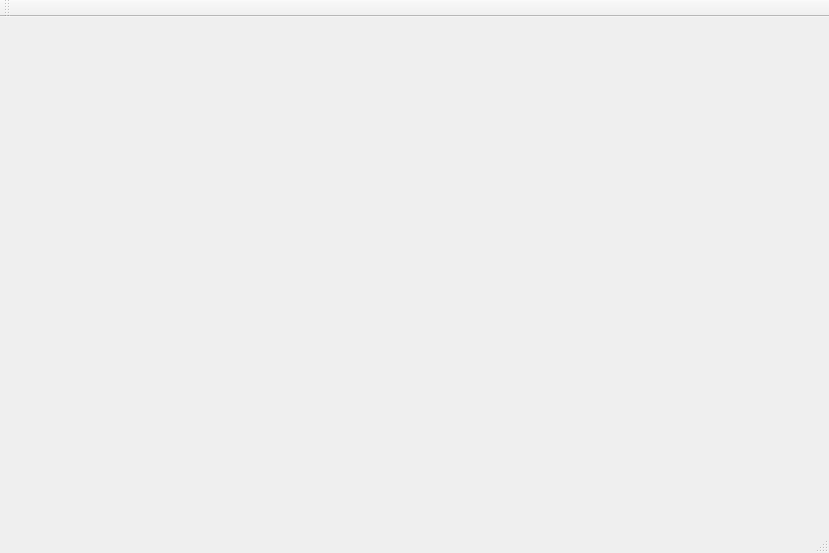
<?xml version="1.0" encoding="UTF-8"?>
<ui version="4.0">
 <class>MainWindow</class>
 <widget class="QMainWindow" name="MainWindow">
  <property name="geometry">
   <rect>
    <x>0</x>
    <y>0</y>
    <width>829</width>
    <height>553</height>
   </rect>
  </property>
  <property name="windowTitle">
   <string>MainWindow</string>
  </property>
  <widget class="QWidget" name="centralWidget"/>
  <widget class="QMenuBar" name="menuBar">
   <property name="geometry">
    <rect>
     <x>0</x>
     <y>0</y>
     <width>829</width>
     <height>25</height>
    </rect>
   </property>
  </widget>
  <widget class="QToolBar" name="mainToolBar">
   <attribute name="toolBarArea">
    <enum>TopToolBarArea</enum>
   </attribute>
   <attribute name="toolBarBreak">
    <bool>false</bool>
   </attribute>
  </widget>
  <widget class="QStatusBar" name="statusBar"/>
 </widget>
 <layoutdefault spacing="6" margin="11"/>
 <resources/>
 <connections/>
</ui>
